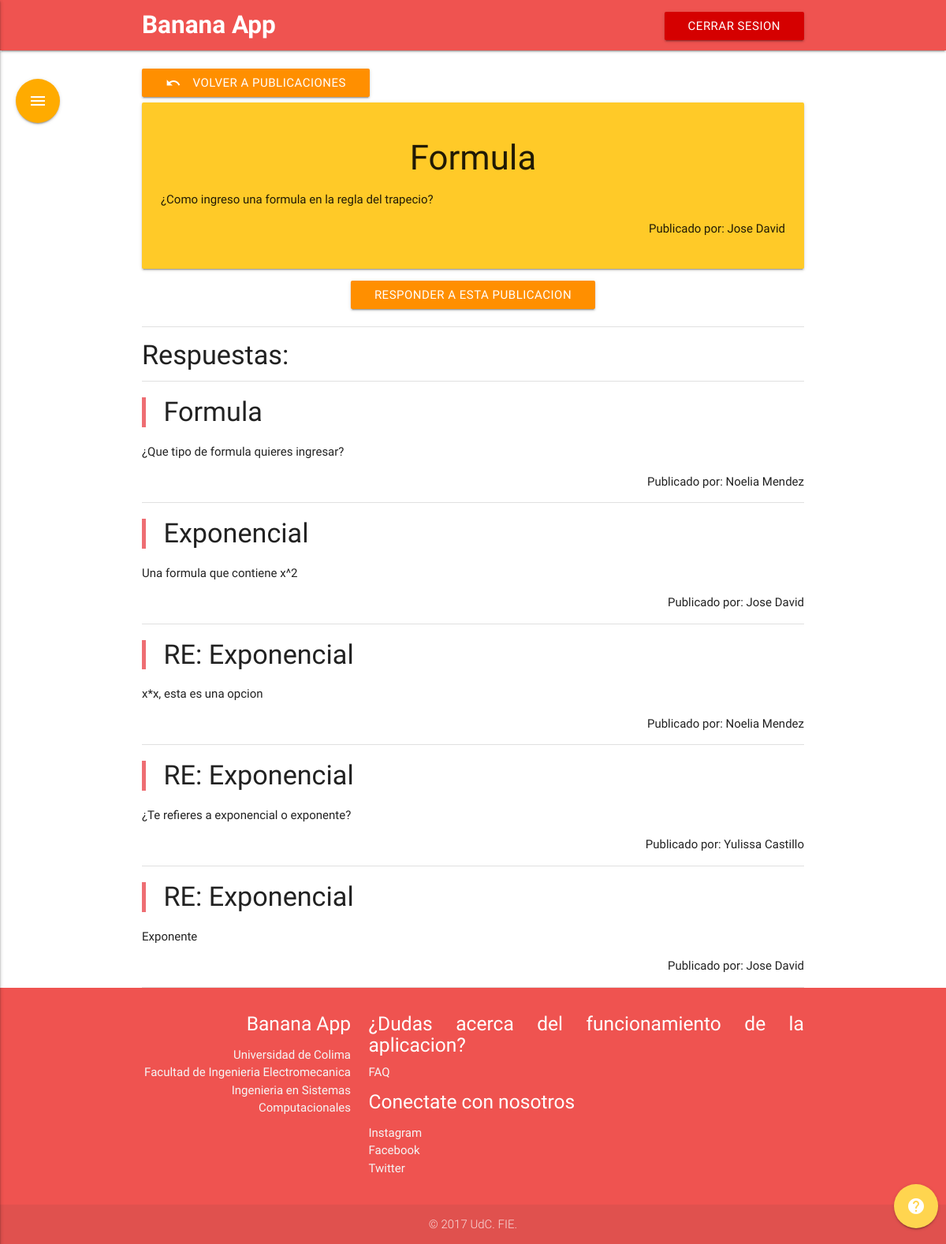
The app's page /simuladores/foro.php?id=1 with its own data.
### tables this page shows
CREATE TABLE `foro` (
  `ID` int(255) NOT NULL,
  `autor` varchar(5000) DEFAULT NULL,
  `titulo` varchar(5000) DEFAULT NULL,
  `mensaje` text,
  `fecha` date NOT NULL,
  `respuestas` int(255) NOT NULL DEFAULT '0',
  `identificador` int(255) NOT NULL DEFAULT '0'
);

### simuladores/foro.php (the view, shortened to what this page needs)
<?php
	include("../includes/conexion_foro.php");
?>
<!DOCTYPE html>
<html lang="en">
<head>
    <?php include('../includes/head.php'); ?>
</head>
<body>
    <?php include('../includes/nav.php'); ?>
		<div class="container">
			<?php
				if(isset($_GET["id"]))
				$id = $_GET['id'];
				$query = "SELECT * FROM  foro WHERE ID = '$id' ORDER BY fecha DESC";
				$result = $mysqli->query($query);
				while($row = mysqli_fetch_array($result, MYSQLI_ASSOC)){
					$id = $row['ID'];
					$titulo = $row['titulo'];
					$autor = $row['autor'];
					$mensaje = $row['mensaje'];
					$respuestas = $row['respuestas'];
					echo "<br><a href='faq.php' class='btn amber darken-3'><i class='material-icons left'>undo</i>Volver a publicaciones</a>";
					echo "<div class='card-panel amber lighten-1'>";
					echo "<h3 align='center'>$titulo</h3>";
					echo "<span>$mensaje</span><br>";
					echo "<p align='right'>Publicado por: $autor</p>";
					echo "</div>";
					echo "<center><a href='form.php?id&respuestas=$respuestas&identificador=$id' class='btn amber darken-3'>Responder a esta publicacion</a></center><br>";
				}
				$query2 = "SELECT * FROM  foro WHERE identificador = '$id' ORDER BY fecha DESC";
				$result2 = $mysqli->query($query2);
				echo "<div class='divider'></div>";
				echo "<h4>Respuestas:</h4>";
				echo "<div class='divider'></div>";
				while($row = mysqli_fetch_array($result2, MYSQLI_ASSOC)){
					$titulo = $row['titulo'];
					$autor = $row['autor'];
					$mensaje = $row['mensaje'];
					echo "<blockquote><h4>$titulo</h4></blockquote>";
					echo "<span>$mensaje</span><br>";
					echo "<p align='right'>Publicado por: $autor</p>";
					echo "<div class='divider'></div>";
				}
			?>
		</div>
<?php include('../includes/footer.php'); ?>
</body>
</html>

### includes/head.php (shortened to what this page needs)
<link rel="stylesheet" href="../css/css/materialize.min.css" media="screen,projection">
<link rel="stylesheet" href="../css/css/materialize.css">

### includes/nav.php (shortened to what this page needs)
<div class="navbar-fixed">
<nav>
    <div class="nav-wrapper red lighten-1">
    <div class="container">
      <a href="m_mat.php" class="brand-logo"><b>Banana App</b></a>
      <ul class="right hide-on-med-and-down">
        <li>
          <form action="../index.php" method="POST">
            <button class="btn red accent-4" type="submit" name="cerrar">Cerrar Sesion</button>
          </form>
        </li>
      </ul>
    </div>
    </div>
</div>
<a style="position: fixed; left: 20px; top: 100px;" class="btn-floating btn-large button-collapse amber accent-4 hide-on-small-only hide-on-med-only btn tooltipped" data-position="right" data-delay="50" data-tooltip="MENU DE TEMAS" data-activates="slide-out"><i class="material-icons">menu</i></a>
<a style="position: fixed; right: 10px; bottom: 20px;" class="btn-floating btn-large amber lighten-2 btn tooltipped" data-position="left" data-delay="50" data-tooltip="¿SABIAS QUE...?" id="help" onclick="$('.tap-target').tapTarget('open');"><i class="material-icons">help</i></a>

### includes/footer.php
<footer class="page-footer red lighten-1">
    <div class="container">
    <div class="row">
      <div class="col s12 m12 l4" align="right">
        <h5>Banana App</h5>
          <ul>
            <li><a class="grey-text text-lighten-4" href="http://portal.ucol.mx/" target="_blank">Universidad de Colima</a></li>
            <li><a class="grey-text text-lighten-4" href="http://portal.ucol.mx/fie/" target="_blank">Facultad de Ingenieria Electromecanica</a></li>
            <li><a class="grey-text text-lighten-4" href="http://portal.ucol.mx/fie/c-15.htm" target="_blank">Ingenieria en Sistemas Computacionales</a></li>
          </ul>
      </div>
      <div class="col s12 m12 l8">
        <h5>¿Dudas acerca del funcionamiento de la aplicacion?</h5>
          <a class="grey-text text-lighten-4" href="faq.php">FAQ</a><br>
        <h5>Conectate con nosotros</h5>
          <ul>
            <li><a class="grey-text text-lighten-4" href="#!">Instagram</a></li>
            <li><a class="grey-text text-lighten-4" href="#!">Facebook</a></li>
            <li><a class="grey-text text-lighten-4" href="#!">Twitter</a></li>
          </ul>
      </div>
    </div>
    </div>
    <div class="footer-copyright">
    <div class="container" align="center">
    © 2017 UdC. FIE.
    </div>
    </div>
</footer>

### includes/head.php (style rules this page uses)
body { text-align: justify; }

### records on screen
foro: titulo "Formula", mensaje "¿Como ingreso una formula en la regla del trapecio?", autor "Jose David"
foro: titulo "Formula", mensaje "¿Que tipo de formula quieres ingresar?", autor "Noelia Mendez"
foro: titulo "Exponencial", mensaje "Una formula que contiene x^2", autor "Jose David"
foro: titulo "RE: Exponencial", mensaje "x*x, esta es una opcion", autor "Noelia Mendez"
foro: titulo "RE: Exponencial", mensaje "¿Te refieres a exponencial o exponente?", autor "Yulissa Castillo"
foro: titulo "RE: Exponencial", mensaje "Exponente", autor "Jose David"
